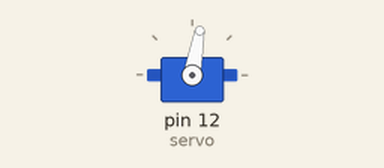
The sketch below on a simulated Arduino Uno, built with avr-gcc and run on an emulated ATmega328P. Shown: servo.

Above: at 1.6 s.
At 2.6 s:
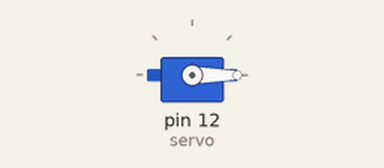
Timing chart, 0 to 4.1 s (numbered marks = the images above):
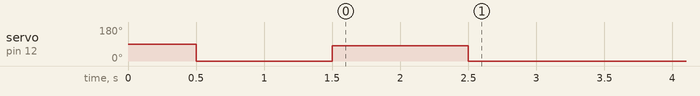

Measured:
- by itself, servo on pin 12 (servo): 90° → 0° at 0.50 s, → 80° 1.0 s later, → 0° 1.0 s later

The sketch:

test_sketch_for_servo.ino
```cpp
#include <Servo.h>
Servo servo;
void setup() {
  // put your setup code here, to run once:
  servo.attach(12);
  delay(500);
  servo.write(0);
  delay(1000);
  servo.write(80);
  delay(1000);
  servo.write(0);
}

void loop() {
  // put your main code here, to run repeatedly:

}
```
